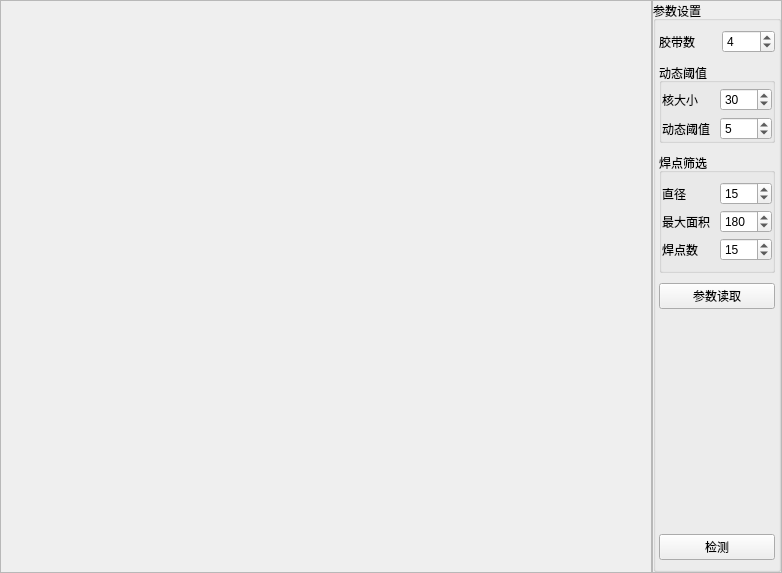
<?xml version="1.0" encoding="UTF-8"?>
<ui version="4.0">
 <class>CCheckHanRegWidget</class>
 <widget class="QWidget" name="CCheckHanRegWidget">
  <property name="geometry">
   <rect>
    <x>0</x>
    <y>0</y>
    <width>782</width>
    <height>573</height>
   </rect>
  </property>
  <property name="windowTitle">
   <string>Form</string>
  </property>
  <layout class="QHBoxLayout" name="horizontalLayout">
   <property name="spacing">
    <number>0</number>
   </property>
   <property name="leftMargin">
    <number>0</number>
   </property>
   <property name="topMargin">
    <number>0</number>
   </property>
   <property name="rightMargin">
    <number>0</number>
   </property>
   <property name="bottomMargin">
    <number>0</number>
   </property>
   <item>
    <widget class="QFrame" name="frame">
     <property name="sizePolicy">
      <sizepolicy hsizetype="Preferred" vsizetype="Preferred">
       <horstretch>5</horstretch>
       <verstretch>0</verstretch>
      </sizepolicy>
     </property>
     <property name="frameShape">
      <enum>QFrame::StyledPanel</enum>
     </property>
     <property name="frameShadow">
      <enum>QFrame::Raised</enum>
     </property>
     <layout class="QHBoxLayout" name="horizontalLayout_2">
      <property name="spacing">
       <number>0</number>
      </property>
      <property name="leftMargin">
       <number>0</number>
      </property>
      <property name="topMargin">
       <number>0</number>
      </property>
      <property name="rightMargin">
       <number>0</number>
      </property>
      <property name="bottomMargin">
       <number>0</number>
      </property>
      <item>
       <layout class="QVBoxLayout" name="vlay_widget"/>
      </item>
     </layout>
    </widget>
   </item>
   <item>
    <widget class="QFrame" name="frame_2">
     <property name="sizePolicy">
      <sizepolicy hsizetype="Preferred" vsizetype="Preferred">
       <horstretch>1</horstretch>
       <verstretch>0</verstretch>
      </sizepolicy>
     </property>
     <property name="frameShape">
      <enum>QFrame::StyledPanel</enum>
     </property>
     <property name="frameShadow">
      <enum>QFrame::Raised</enum>
     </property>
     <layout class="QVBoxLayout" name="vlay_pam">
      <property name="spacing">
       <number>0</number>
      </property>
      <property name="leftMargin">
       <number>0</number>
      </property>
      <property name="topMargin">
       <number>0</number>
      </property>
      <property name="rightMargin">
       <number>0</number>
      </property>
      <property name="bottomMargin">
       <number>0</number>
      </property>
      <item>
       <layout class="QVBoxLayout" name="verticalLayout">
        <item>
         <widget class="QGroupBox" name="groupBox">
          <property name="title">
           <string>参数设置</string>
          </property>
          <layout class="QVBoxLayout" name="verticalLayout_2">
           <property name="spacing">
            <number>10</number>
           </property>
           <property name="leftMargin">
            <number>3</number>
           </property>
           <property name="rightMargin">
            <number>3</number>
           </property>
           <item>
            <layout class="QHBoxLayout" name="horizontalLayout_3">
             <item>
              <widget class="QLabel" name="label">
               <property name="text">
                <string>胶带数</string>
               </property>
              </widget>
             </item>
             <item>
              <widget class="QSpinBox" name="spin_tapeNum">
               <property name="value">
                <number>4</number>
               </property>
              </widget>
             </item>
            </layout>
           </item>
           <item>
            <widget class="QGroupBox" name="groupBox_3">
             <property name="title">
              <string>动态阈值</string>
             </property>
             <property name="flat">
              <bool>true</bool>
             </property>
             <layout class="QVBoxLayout" name="verticalLayout_4">
              <property name="leftMargin">
               <number>0</number>
              </property>
              <property name="topMargin">
               <number>5</number>
              </property>
              <property name="rightMargin">
               <number>0</number>
              </property>
              <property name="bottomMargin">
               <number>0</number>
              </property>
              <item>
               <layout class="QHBoxLayout" name="horizontalLayout_8">
                <item>
                 <widget class="QLabel" name="label_6">
                  <property name="text">
                   <string>核大小</string>
                  </property>
                 </widget>
                </item>
                <item>
                 <widget class="QSpinBox" name="spin_dynkernel">
                  <property name="value">
                   <number>30</number>
                  </property>
                 </widget>
                </item>
               </layout>
              </item>
              <item>
               <layout class="QHBoxLayout" name="horizontalLayout_6">
                <item>
                 <widget class="QLabel" name="label_4">
                  <property name="text">
                   <string>动态阈值</string>
                  </property>
                 </widget>
                </item>
                <item>
                 <widget class="QSpinBox" name="spin_dynThr">
                  <property name="value">
                   <number>5</number>
                  </property>
                 </widget>
                </item>
               </layout>
              </item>
             </layout>
            </widget>
           </item>
           <item>
            <widget class="QGroupBox" name="groupBox_2">
             <property name="title">
              <string>焊点筛选</string>
             </property>
             <property name="flat">
              <bool>true</bool>
             </property>
             <layout class="QVBoxLayout" name="verticalLayout_3">
              <property name="spacing">
               <number>5</number>
              </property>
              <property name="leftMargin">
               <number>0</number>
              </property>
              <property name="rightMargin">
               <number>0</number>
              </property>
              <item>
               <layout class="QHBoxLayout" name="horizontalLayout_4">
                <item>
                 <widget class="QLabel" name="label_2">
                  <property name="text">
                   <string>直径</string>
                  </property>
                 </widget>
                </item>
                <item>
                 <widget class="QSpinBox" name="spin_hanHoleSize">
                  <property name="value">
                   <number>15</number>
                  </property>
                 </widget>
                </item>
               </layout>
              </item>
              <item>
               <layout class="QHBoxLayout" name="horizontalLayout_5">
                <item>
                 <widget class="QLabel" name="label_3">
                  <property name="text">
                   <string>最大面积</string>
                  </property>
                 </widget>
                </item>
                <item>
                 <widget class="QSpinBox" name="spin_maxArea">
                  <property name="maximum">
                   <number>999</number>
                  </property>
                  <property name="value">
                   <number>180</number>
                  </property>
                 </widget>
                </item>
               </layout>
              </item>
              <item>
               <layout class="QHBoxLayout" name="horizontalLayout_7">
                <item>
                 <widget class="QLabel" name="label_5">
                  <property name="text">
                   <string>焊点数</string>
                  </property>
                 </widget>
                </item>
                <item>
                 <widget class="QSpinBox" name="spin_hanSize">
                  <property name="value">
                   <number>15</number>
                  </property>
                 </widget>
                </item>
               </layout>
              </item>
             </layout>
            </widget>
           </item>
           <item>
            <widget class="QPushButton" name="btn_read">
             <property name="text">
              <string>参数读取</string>
             </property>
            </widget>
           </item>
           <item>
            <spacer name="verticalSpacer">
             <property name="orientation">
              <enum>Qt::Vertical</enum>
             </property>
             <property name="sizeHint" stdset="0">
              <size>
               <width>20</width>
               <height>40</height>
              </size>
             </property>
            </spacer>
           </item>
           <item>
            <widget class="QPushButton" name="btn_detect">
             <property name="text">
              <string>检测</string>
             </property>
            </widget>
           </item>
          </layout>
         </widget>
        </item>
       </layout>
      </item>
     </layout>
    </widget>
   </item>
  </layout>
 </widget>
 <resources/>
 <connections>
  <connection>
   <sender>spin_hanHoleSize</sender>
   <signal>valueChanged(int)</signal>
   <receiver>btn_detect</receiver>
   <slot>click()</slot>
   <hints>
    <hint type="sourcelabel">
     <x>737</x>
     <y>115</y>
    </hint>
    <hint type="destinationlabel">
     <x>702</x>
     <y>543</y>
    </hint>
   </hints>
  </connection>
  <connection>
   <sender>spin_maxArea</sender>
   <signal>valueChanged(int)</signal>
   <receiver>btn_detect</receiver>
   <slot>click()</slot>
   <hints>
    <hint type="sourcelabel">
     <x>752</x>
     <y>150</y>
    </hint>
    <hint type="destinationlabel">
     <x>714</x>
     <y>541</y>
    </hint>
   </hints>
  </connection>
  <connection>
   <sender>spin_hanSize</sender>
   <signal>valueChanged(int)</signal>
   <receiver>btn_detect</receiver>
   <slot>click()</slot>
   <hints>
    <hint type="sourcelabel">
     <x>742</x>
     <y>175</y>
    </hint>
    <hint type="destinationlabel">
     <x>734</x>
     <y>542</y>
    </hint>
   </hints>
  </connection>
 </connections>
</ui>
